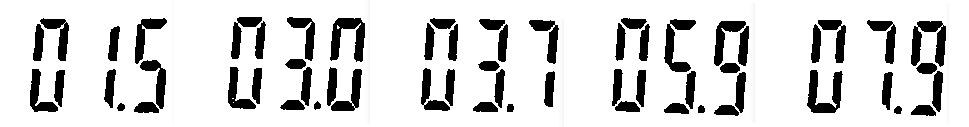
#> input picture digito1.png, 969 x 127 px
$ python atividade13_u2.py ../digito1.png ../digito1.png
#> lines starting #> are read from the running program, lines starting #| are printed output that depends on the picture
#> in main, image is the input picture: shape (127, 969); min 0, max 255, mean 214.1
import sys
import cv2
import numpy as np

def homomorphic_filter(
    image: np.ndarray,
    d0: float = 30.0,  # Raio de corte (cutoff)
    rh: float = 2.0,   # Ganho para altas frequências (realçar detalhes)
    rl: float = 0.5,   # Ganho para baixas frequências (suprimir iluminação)
    c: float = 1.0     # Constante usada na forma do filtro
) -> np.ndarray:
    """
    Aplica filtro homomórfico para corrigir iluminação em uma imagem em tons de cinza.

    Parâmetros:
    -----------
    image : np.ndarray
        Imagem de entrada em tons de cinza (0-255).
    d0    : float
        Frequência de corte (raio) do filtro.
    rh    : float
        Ganho para altas frequências.
    rl    : float
        Ganho para baixas frequências.
    c     : float
        Parâmetro que controla a transição do filtro.

    Retorna:
    --------
    np.ndarray
        Imagem resultante (corrigida) em tons de cinza, normalizada (0-255).
    """
#> called with d0 = 30, rh = 2.5, rl = 0.5, c = 1

    # 1) Transformação logarítmica para passar de multiplicativo a aditivo
    #    Evita problemas de log(0) adicionando +1
    img_log = np.log1p(np.array(image, dtype="float"))

    # 2) Preparação para DFT (tamanho ótimo)
    rows, cols = img_log.shape
#> rows = 127; cols = 969
    dft_M = cv2.getOptimalDFTSize(rows)
#> dft_M = 128
    dft_N = cv2.getOptimalDFTSize(cols)
#> dft_N = 972

    # Cria uma nova imagem com padding
    padded = np.zeros((dft_M, dft_N), dtype=np.float32)
    padded[:rows, :cols] = img_log
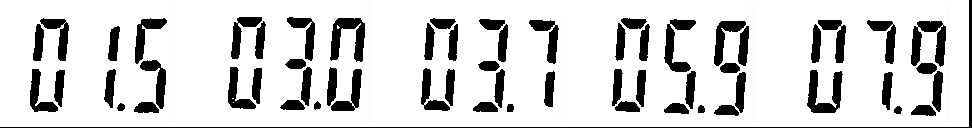
#> padded: shape (128, 972) float32; min 0, max 5.55, mean 4.61; drawn with min black and max white

    # 3) Calcula DFT: precisamos da parte real e imaginária
    complex_image = cv2.dft(padded, flags=cv2.DFT_COMPLEX_OUTPUT)

    # 4) Centraliza o espectro: fftshift
    #    Em OpenCV, podemos separar os planos e usar np.fft.fftshift manualmente
    complex_image_shifted = np.fft.fftshift(complex_image, axes=[0, 1])

    # 5) Construção do filtro homomórfico
    #    Fórmula genérica: H(u,v) = (rh - rl) [1 - e^{-c*(D(u,v)^2 / d0^2)}] + rl
    #    onde D(u,v) é a distância ao centro da imagem no espaço de frequências
    crow, ccol = dft_M // 2, dft_N // 2
#> crow = 64; ccol = 486
    # Cria duas matrizes para a parte real e imaginária do filtro
    H = np.zeros((dft_M, dft_N), dtype=np.float32)

    for i in range(dft_M):
        for j in range(dft_N):
            # Distância do ponto (i,j) ao centro (crow, ccol)
            d2 = (i - crow)**2 + (j - ccol)**2
            # Fórmula do homomórfico
            H[i, j] = (rh - rl) * (1 - np.exp(-c * (d2 / (d0**2)))) + rl
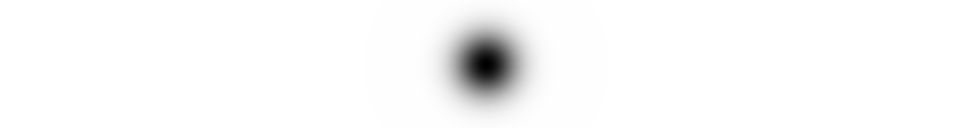
#> H: shape (128, 972) float32; min 0.5, max 2.5, mean 2.45; drawn with min black and max white

    # 6) Aplica o filtro à DFT
    #    complex_image_shifted tem 2 canais (Re, Im). Precisamos multiplicar H em cada canal
    planes = cv2.split(complex_image_shifted)
    # Multiplicamos cada canal do espectro pela matriz H
#> (the run stopped early here; a loop or call above may not have finished)

$ run again, on figs/imagem1_processada.png
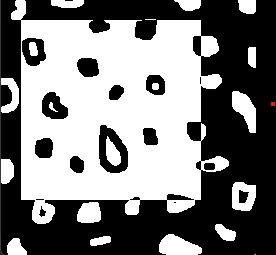
#> input picture figs/imagem1_processada.png, 276 x 255 px
#> in homomorphic_filter, `padded[:rows, :cols] = img_log`:
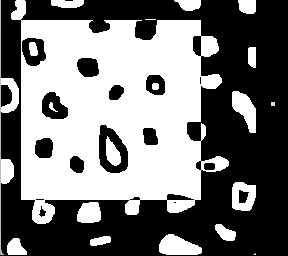
#> padded: shape (256, 288) float32; min 0, max 5.55, mean 2.6; drawn with min black and max white
#> after the loop in homomorphic_filter, `for i in range(dft_M):`:
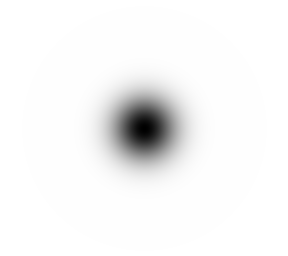
#> H: shape (256, 288) float32; min 0.5, max 2.5, mean 2.42; drawn with min black and max white
